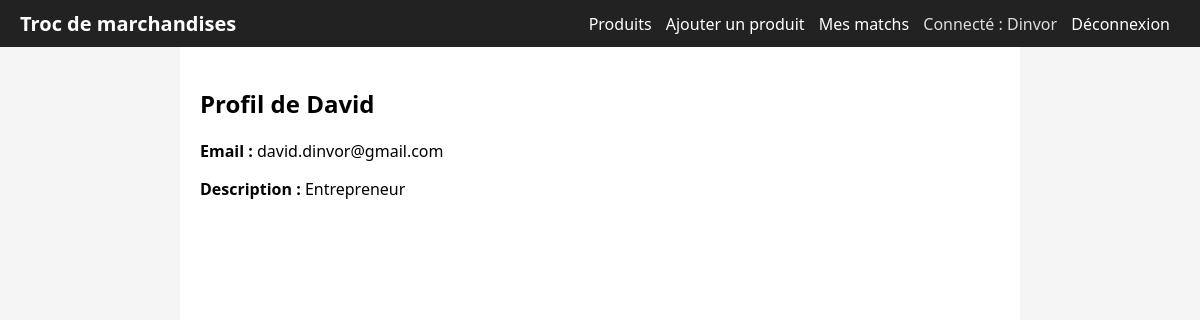
Screenshot of /user/2 (signed in) with the database file from the repository.
### tables this page shows
CREATE TABLE users (
            id INTEGER PRIMARY KEY AUTOINCREMENT,
            name TEXT NOT NULL,
            email TEXT UNIQUE NOT NULL,
            password TEXT NOT NULL,
            bio TEXT
        );

### auth/routes.py (the view)
@auth_bp.route("/user/<int:user_id>")
def user_profile(user_id):
    conn = get_db()
    c = conn.cursor()
    c.execute("SELECT * FROM users WHERE id=?", (user_id,))
    profile = c.fetchone()
    conn.close()
    if not profile:
        flash("Utilisateur introuvable.")
        return redirect(url_for("products.products"))
    return render_template("user_profile.html", profile=profile)

### app.py (called while the page is built)
def get_db():
    conn = sqlite3.connect("troc.db")
    conn.row_factory = sqlite3.Row
    return conn

def current_user():
    if "user_id" in session:
        conn = get_db()
        c = conn.cursor()
        c.execute("SELECT * FROM users WHERE id=?", (session["user_id"],))
        u = c.fetchone()
        conn.close()
        return u
    return None

def create_app():
    app = Flask(__name__)
    app.config["SECRET_KEY"] = "dev-secret-key"
    from auth.routes import auth_bp
    from products.routes import products_bp
    from matching.routes import matching_bp
    from chat.routes import chat_bp
    from api.routes import api_bp
    app.register_blueprint(auth_bp)
    app.register_blueprint(products_bp)
    app.register_blueprint(matching_bp)
    app.register_blueprint(chat_bp)
    app.register_blueprint(api_bp)
    @app.context_processor
    def inject_user():
        return {"user": current_user()}
    @app.route("/")
    def index():
        return render_template("products.html", products=[], user=current_user())
    socketio.init_app(app)
    return app

### auth/routes.py (called while the page is built)
def get_db():
    conn = sqlite3.connect("troc.db")
    conn.row_factory = sqlite3.Row
    return conn

### templates/user_profile.html
{% extends "base.html" %}
{% block content %}
<h2>Profil de {{ profile['name'] }}</h2>
<p><strong>Email :</strong> {{ profile['email'] }}</p>
{% if profile['bio'] %}
    <p><strong>Description :</strong> {{ profile['bio'] }}</p>
{% else %}
    <p>Aucune description pour l'instant.</p>
{% endif %}
{% endblock %}

### templates/base.html (shortened to what this page needs)
<!DOCTYPE html>
<html lang="fr">
<head>
    <link rel="stylesheet" href="{{ url_for('static', filename='style.css') }}">
</head>
<body>
<header>
    <h1>Troc de marchandises</h1>
    <nav>
        <a href="{{ url_for('products.products') }}">Produits</a>
        {% if user %}
            <a href="{{ url_for('products.product_add') }}">Ajouter un produit</a>
            <a href="{{ url_for('matching.matches') }}">Mes matchs</a>
            <span class="user">Connecté : {{ user['name'] }}</span>
            <a href="{{ url_for('auth.logout') }}">Déconnexion</a>
        {% else %}
            <a href="{{ url_for('auth.login') }}">Connexion</a>
            <a href="{{ url_for('auth.register') }}">Inscription</a>
        {% endif %}
    </nav>
</header>
<main>
    {% block content %}{% endblock %}
</main>
</body>
</html>

### static/style.css (style rules this page uses)
body { font-family: system-ui, sans-serif; margin: 0; padding: 0; background: #f5f5f5; }
header { background: #222; color: #fff; padding: 10px 20px; display: flex; align-items: center; justify-content: space-between; }
header h1 { margin: 0; font-size: 20px; }
nav a { color: #fff; margin-right: 10px; text-decoration: none; }
nav .user { color: #ddd; margin-right: 10px; }
main { padding: 20px; max-width: 800px; margin: 0 auto; background: #fff; min-height: calc(100vh - 60px); }

### rows the page displays
users: name "Dinvor"
users: name "David", email "david.dinvor@gmail.com", bio "Entrepreneur"
